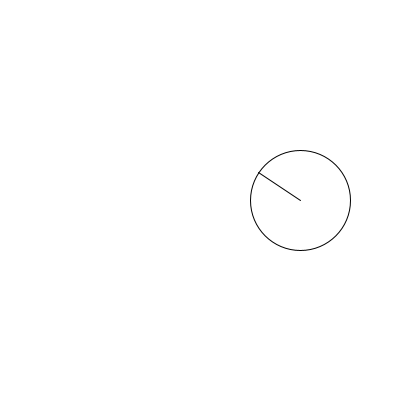
Frame 1 (no input)
Frame 60 (the mouse pressed at the canvas centre just before this capture): identical to frame 1, image omitted
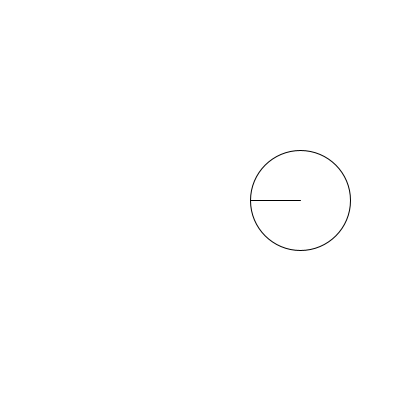
Frame 120 (the mouse held since frame 60 and released just before this capture)

The Processing sketch that drew these frames (run headless with seeded random() and noise(); from frame 60 on, the mouse is pressed at the canvas centre):

// Processing sketch: msr_day4_vector_to_mouse
// ── msr_day4_vector_to_mouse.pde
float radius = 50;
PVector somePoint;

void setup() {
  size(400, 400);
  
  // This is just an arbitrary point.
  somePoint = new PVector(300,200);
}

void draw() {
  background(255);
  fill(255);
  // Draw a circle so we can see the radius around
  // the point that we created.
  ellipse(somePoint.x,somePoint.y,radius*2,radius*2);
  
  // Draw a line from the point towards the mouse,
  // not exceeding the radius in length. 
  drawFromPointTowardsMouse(somePoint,radius);
}

void drawFromPointTowardsMouse(PVector _pt, float _length){
  // Store the mouse position
  PVector mouse = new PVector(mouseX,mouseY);
  
  // Subtract the point of interest vector from the mouse position.
  // This gives us the vector between the two
  mouse.sub(_pt);
  
  // Figure out the magnitude of the vector connecting the point
  // to the mouse
  float distToMouse = mouse.mag();
  
  // Make this a "unit vector" that we can then extend to the 
  // length of choice.
  mouse.normalize();
  
  // Make the "unit vector" each the length specified, or if it
  // is shorter, the length of the vector connecting the point
  // to the mouse.
  mouse.mult(min(_length,distToMouse));
  
  // Draw the line from the point to the mouse (or towards the
  // mouse to the length of the radius, if that distance is
  // shorter).
  line(_pt.x,_pt.y,_pt.x + mouse.x,_pt.y + mouse.y);
}
